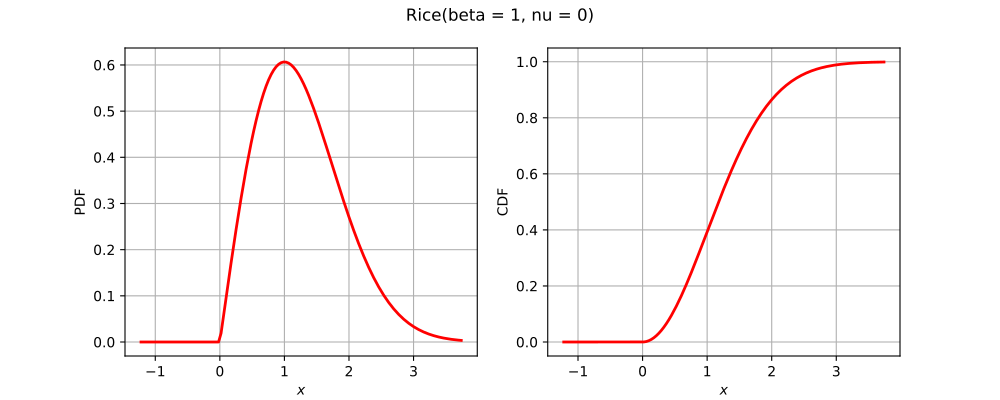

Recreate this plot in Python.
import openturns as ot
from matplotlib import pyplot as plt
from openturns.viewer import View
title = None
if ot.Rice().__class__.__name__ == 'Bernoulli':
    distribution = ot.Bernoulli(0.7)
elif ot.Rice().__class__.__name__ == 'Binomial':
    distribution = ot.Binomial(5, 0.2)
elif ot.Rice().__class__.__name__ == 'Hypergeometric':
    distribution = ot.Hypergeometric(10, 4, 7)
elif ot.Rice().__class__.__name__ == 'CumulativeDistributionNetwork':
    coll = [ot.Normal(2),ot.Dirichlet([0.5, 1.0, 1.5])]
    distribution = ot.CumulativeDistributionNetwork(coll, ot.BipartiteGraph([[0,1], [0,1]]))
elif ot.Rice().__class__.__name__ == 'Histogram':
    distribution = ot.Histogram([-1.0, 0.5, 1.0, 2.0], [0.45, 0.4, 0.15])
elif ot.Rice().__class__.__name__ == 'KernelMixture':
    kernel = ot.Uniform()
    sample = ot.Normal().getSample(5)
    bandwith = [1.0]
    distribution = ot.KernelMixture(kernel, bandwith, sample)
elif ot.Rice().__class__.__name__ == 'MaximumDistribution':
    coll = [ot.Uniform(2.5, 3.5), ot.LogUniform(1.0, 1.2), ot.Triangular(2.0, 3.0, 4.0)]
    distribution = ot.MaximumDistribution(coll)
elif ot.Rice().__class__.__name__ == 'Multinomial':
    distribution = ot.Multinomial(5, [0.2])
elif ot.Rice().__class__.__name__ == 'RandomMixture':
    coll = [ot.Triangular(0.0, 1.0, 5.0), ot.Uniform(-2.0, 2.0)]
    weights = [0.8, 0.2]
    cst = 3.0
    distribution = ot.RandomMixture(coll, weights, cst)
elif ot.Rice().__class__.__name__ == 'TruncatedDistribution':
    distribution = ot.TruncatedDistribution(ot.Normal(2.0, 1.5), 1.0, 4.0)
elif ot.Rice().__class__.__name__ == 'UserDefined':
    distribution = ot.UserDefined([[1.0], [2.0], [3.0]], [0.4, 0.5, 1.0])
elif ot.Rice().__class__.__name__ == 'ZipfMandelbrot':
    distribution = ot.ZipfMandelbrot(10, 2.5, 0.3)
elif ot.Rice().__class__.__name__ == 'Normal':
    cov = ot.CovarianceMatrix([[1.0, -0.5], [-0.5, 1.0]])
    distribution = ot.Normal([0.0, 0.0], cov)
    title = "Normal dist. with correlation coefficient {}".format(cov[0, 1])
else:
    distribution = ot.Rice()

dimension = distribution.getDimension()
if title is None:
    title = str(distribution)[:100].split('\n')[0]
if dimension == 1:
    distribution.setDescription(['$x$'])
    pdf_graph = distribution.drawPDF()
    cdf_graph = distribution.drawCDF()
    fig = plt.figure(figsize=(10, 4))
    pdf_axis = fig.add_subplot(121)
    cdf_axis = fig.add_subplot(122)
    View(pdf_graph, figure=fig, axes=[pdf_axis], add_legend=False)
    View(cdf_graph, figure=fig, axes=[cdf_axis], add_legend=False)
    fig.suptitle(title)
elif dimension == 2:
    grid = ot.GridLayout(1, 2)
    pdf_graph = distribution.drawPDF()
    pdf_graph.setLegends([''])
    cdf_graph = distribution.drawCDF()
    cdf_graph.setLegends([''])
    grid.setGraph(0, 0, pdf_graph)
    grid.setGraph(0, 1, cdf_graph)
    grid.setTitle(title)
    fig = View(grid).getFigure()
    fig.axes[0].set_title('PDF')
    fig.axes[1].set_title('CDF')
